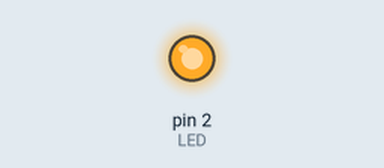
Bench run of a sketch on a simulated Arduino Uno, built with avr-gcc and run on an emulated ATmega328P. On the bench: output pins drawn as LEDs (lit = HIGH).

Above: at 0.1 s.
Timing chart, 0 to 1.6 s (numbered marks = the images above):
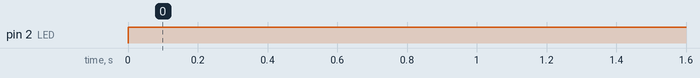

The sketch:

LED_Toggle.ino
```cpp
#define LED 2
#define Button 0

uint8_t PressButton = 0;
bool Temp = true;

void setup() {
  Serial.begin(115200);
  pinMode(Button, INPUT_PULLUP);
  pinMode(LED, OUTPUT);
}

void loop() {
  PressButton = digitalRead(Button);
  if (PressButton == LOW)
  {
    while(digitalRead(Button)== LOW);
    Temp = !Temp;
    delay(50);
  }
  digitalWrite(LED, Temp);
}
```

Measured:
- by itself, pin 2 (LED): LOW → HIGH at 0.00 s
